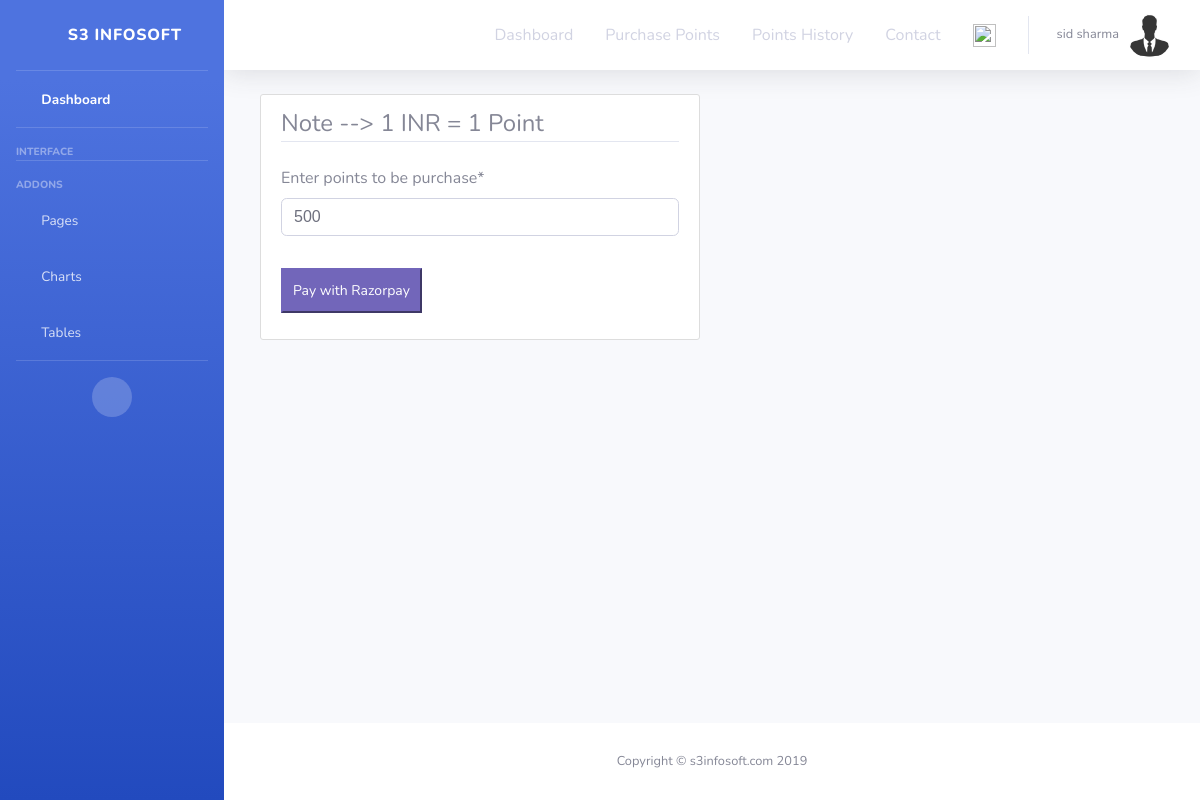
The app's page /purchase_points/ (signed in) with its own data.
### users/models.py (models this page shows, shortened)
class CustomUser(auth_models.AbstractUser):#whatever field you want extra in user model we can enter here
    points_available=models.FloatField(max_length=10,default=0.0)
    unique_id=models.CharField(max_length=40,null=True,blank=True,unique=True,default=uuid.uuid4)
    email = models.EmailField(_("email address"), unique=True)
    objects = CustomUserManager()
    USERNAME_FIELD = "email"
    REQUIRED_FIELDS = []

### loyalty/models.py (models this page shows, shortened)
class Profile(models.Model):
	user=models.OneToOneField(CustomUser,on_delete=models.CASCADE) #onetoone relationship..
	image=models.ImageField(default='default.jpg',upload_to='profile_pics')

### razorpay_gateway/views.py (the view)
# urls.py: path("purchase_points/", views.purchase_points, name="purchase_points"),
@decorators.login_required
def purchase_points(request):
    security_value=request.user.unique_id
    form=PurchasePointsForm()
    myform={
         'form':form,
         'security_value': security_value
        }
    return render(request, "razorpay/purchase_points_form.html",myform)

### razorpay_gateway/forms.py
class PurchasePointsForm(forms.Form):
		Enter_Points_to_be_purchase  = forms.IntegerField(min_value=1, widget=forms.NumberInput(
                attrs={'size':'10'}),initial=500)

### templates/context_processors.py (called while the page is built)
def messagenumber_processor(request):
	if not request.user.is_anonymous:#when logout user is anonymous
		return {'total_cart_items': len(Cart.objects.filter(user__unique_id=request.user.unique_id))}
	else:
		return{'temp': None}

### templates/razorpay/purchase_points_form.html (shortened to what this page needs)
{% extends "base.html" %}
{% load crispy_forms_tags %}
{% load static %}
{% block extra_css %}
  <link href="{% static 'css/earn_spend_history.css' %}" rel="stylesheet" type="text/css">
  {% endblock extra_css %}
{% block content %}
   <div class="col-sm-6">
    <div class="content-section">
      <form action="/checkout/" method="POST" enctype="multipart/form-data">
          <fieldset class="form-group">
              <legend class="border-bottom mb-4">Note --> 1 INR = 1 Point</legend>
              {{ form|crispy }}
          </fieldset>
          <div class="form-group">
              <button class="razorpay-payment-button" type="submit">Pay with Razorpay</button>
          </div>
      </form>
    </div>
</div>
{% endblock content %}

### templates/snippets/navbar.html (shortened to what this page needs)
        <nav class="navbar navbar-expand navbar-light bg-white topbar mb-4 static-top shadow">
          <ul class="navbar-nav ml-auto">
             <li class="nav-item dropdown no-arrow mx-1">
              <div>
               <a class="nav-item nav-link" href="{%url 'index'%}">Dashboard</a>
                 </div>
            </li>
            <li class="nav-item dropdown no-arrow mx-1">
              <div>
               <a class="nav-item nav-link" href="{%url 'purchase_points'%}">Purchase Points</a>
                 </div>
            </li>
            <li class="nav-item dropdown no-arrow mx-1">
              <div>
               <a class="nav-item nav-link" href="{%url 'earn_history'%}">Points History</a>
                 </div>
            </li>
            <li class="nav-item dropdown no-arrow mx-1">
              <div>
               <a class="nav-item nav-link" href="{%url 'contact_us'%}">Contact</a>
                 </div>
            </li>
            <li class="nav-item dropdown no-arrow mx-1" >
              <div>
               <spam class="nav-item nav-link" >
                          <a href="{% url 'cart' %}"><img src="\media\cart.png" class="img-responsive"width="23" height="23"></a>
               </spam>
              </div>
            </li>
            {% if request.user.is_authenticated %}
              <li class="nav-item dropdown no-arrow">
                <a class="nav-link dropdown-toggle" href="#" id="userDropdown" role="button" data-toggle="dropdown" aria-haspopup="true" aria-expanded="false">
                  <span class="mr-2 d-none d-lg-inline text-gray-600 small">{{ request.user.get_full_name|default:"No Name" }}</span>
                  <img class=" rounded-circle" src={{request.user.profile.image.url}}
                  width="45" height="45">
                </a>
              </li>
            {% endif %}
          </ul>
        </nav>

### static/css/mycss.css (style rules this page uses)
.content-section { background: #ffffff; padding: 10px 20px; border: 1px solid #dddddd; border-radius: 3px; margin-bottom: 20px; }
a { cursor: pointer; text-decoration: none; }
input, select, textarea { font-family: Helvetica,Arial,sans-serif; box-sizing: border-box; }

### static/css/earn_spend_history.css (style rules this page uses)
.content-section { background: #ffffff; padding: 10px 20px; border: 1px solid #dddddd; border-radius: 3px; margin-bottom: 20px; }

### templates/razorpay/purchase_points_form.html (style rules this page uses)
.razorpay-payment-button { color: #ffffff !important; background-color: #7266ba; border-color: #7266ba; font-size: 14px; padding: 10px; }

### records on screen
CustomUser: user.get_full_name "sid sharma", user.profile.image (placeholder picture)
